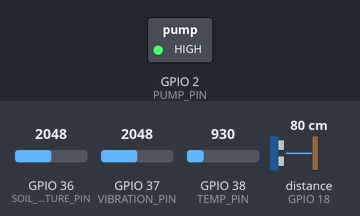
Recording of a sketch running on a simulated ESP32. On the bench: switched loads named in the sketch (green lamp = pin HIGH). Wiring (inferred from the names in the program): ultrasonic range finder: trigger GPIO 5; echo GPIO 18. The test bench sets the inputs (shaded band); at power-on: GPIO 36 (SOIL_MOISTURE_PIN) = 2048, GPIO 37 (VIBRATION_PIN) = 2048, GPIO 38 (TEMP_PIN) = 930, distance to the obstacle (sensor on GPIO 18) 80 cm. The echo pulse lasts 58.3 µs per cm; WiFi joins after 1.5 s; servers stay silent unless stated; uploads are accepted with an empty reply; pins used as bus, display or sensor lines are not drawn; what the sketch prints to the serial monitor is not drawn.

Above: at 6.8 s.
6.9 s: GPIO 36 (SOIL_MOISTURE_PIN) set to 535
8.5 s: GPIO 36 (SOIL_MOISTURE_PIN) set to 486
At 10.4 s:
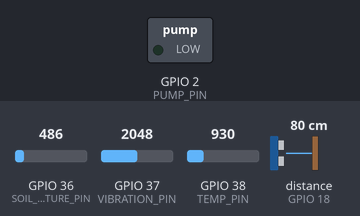
12.6 s: GPIO 37 (VIBRATION_PIN) set to 319
14.1 s: GPIO 37 (VIBRATION_PIN) set to 267
Timing chart, 0 to 17.1 s (numbered marks = the images above; inputs shaded):
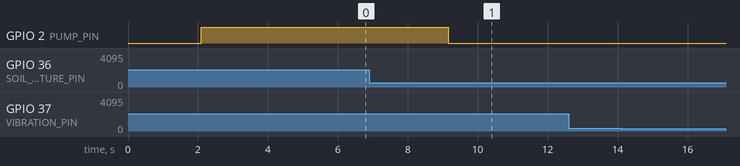

The sketch:

enhanced_arduino.ino
```cpp
#include <WiFi.h>
#include <HTTPClient.h>
#include <ArduinoJson.h>

// WiFi credentials - UPDATE THESE
const char* ssid = "YOUR_WIFI_SSID";
const char* password = "YOUR_WIFI_PASSWORD";

// API endpoint - UPDATE THIS
const char* serverURL = "http://your-nextjs-app.vercel.app/api/sensors";

// Pin definitions
const int TRIG_PIN = 5;
const int ECHO_PIN = 18;
const int SOIL_MOISTURE_PIN = A0;
const int VIBRATION_PIN = A1;
const int PUMP_PIN = 2;
const int TEMP_PIN = A2; // Optional temperature sensor

// Timing variables
unsigned long lastSensorRead = 0;
unsigned long lastAPICall = 0;
const unsigned long SENSOR_INTERVAL = 1000; // Read sensors every 1 second
const unsigned long API_INTERVAL = 5000;    // Send to API every 5 seconds

// Sensor variables
float currentDistance = 0;
int currentSoilMoistureRaw = 0;
float currentSoilMoisture = 0;
int currentVibrationValue = 0;
float currentTemperature = 25.0;
bool currentPumpStatus = false;

void setup() {
  // Initialize serial communication at 9600 baud
  Serial.begin(9600);

  // Initialize pins
  pinMode(TRIG_PIN, OUTPUT);
  pinMode(ECHO_PIN, INPUT);
  pinMode(PUMP_PIN, OUTPUT);
  digitalWrite(PUMP_PIN, LOW);

  // Connect to WiFi
  Serial.println("🌐 Connecting to WiFi...");
  WiFi.begin(ssid, password);

  int attempts = 0;
  while (WiFi.status() != WL_CONNECTED && attempts < 20) {
    delay(500);
    Serial.print(".");
    attempts++;
  }

  if (WiFi.status() == WL_CONNECTED) {
    Serial.println();
    Serial.println("✅ WiFi connected!");
    Serial.print("📡 IP address: ");
    Serial.println(WiFi.localIP());
  } else {
    Serial.println();
    Serial.println("❌ WiFi connection failed - continuing in offline mode");
  }

  Serial.println();
  Serial.println("🌍 Environmental Monitoring System Started");
  Serial.println("Serial Monitor: 9600 baud");
  Serial.println("==========================================");
  Serial.println();
}

void loop() {
  unsigned long currentTime = millis();

  // Read sensors every second
  if (currentTime - lastSensorRead >= SENSOR_INTERVAL) {
    readSensors();
    displaySensorData();
    controlPump();
    lastSensorRead = currentTime;
  }

  // Send to API every 5 seconds (if WiFi connected)
  if (WiFi.status() == WL_CONNECTED && currentTime - lastAPICall >= API_INTERVAL) {
    sendDataToAPI();
    lastAPICall = currentTime;
  }

  delay(100);
}

void readSensors() {
  // Read ultrasonic sensor (water level)
  currentDistance = readUltrasonicDistance();

  // Read soil moisture sensor
  currentSoilMoistureRaw = analogRead(SOIL_MOISTURE_PIN);
  // Apply your formula: P = 100 * (1 - v / 1023)
  currentSoilMoisture = 100.0 * (1.0 - (float)currentSoilMoistureRaw / 1023.0);

  // Read vibration sensor
  currentVibrationValue = analogRead(VIBRATION_PIN);

  // Read temperature (if sensor connected)
  int tempReading = analogRead(TEMP_PIN);
  currentTemperature = (tempReading * 5.0 / 1024.0 - 0.5) * 100.0; // LM35 formula
  if (currentTemperature < 0 || currentTemperature > 50) {
    currentTemperature = 25.0; // Default if no sensor
  }
}

void displaySensorData() {
  // Display formatted data on serial monitor (9600 baud)
  Serial.println("📊 SENSOR STATUS");
  Serial.println("--------------------------------");

  Serial.print("📏 Water Level Distance: ");
  Serial.print(currentDistance, 1);
  Serial.println(" cm");

  Serial.print("💧 Soil Moisture Raw: ");
  Serial.print(currentSoilMoistureRaw);
  Serial.print(" (0-1023) | Moisture: ");
  Serial.print(currentSoilMoisture, 1);
  Serial.println("%");

  Serial.print("🌍 Vibration Raw Value: ");
  Serial.print(currentVibrationValue);
  Serial.print(" (0-1024) | Alert: ");
  Serial.println(currentVibrationValue > 300 ? "⚠️ Detected" : "✅ Stable");

  Serial.print("🌡️ Temperature: ");
  Serial.print(currentTemperature, 1);
  Serial.println("°C");

  Serial.print("🔄 Pump Status: ");
  Serial.print(currentPumpStatus ? "ON" : "OFF");
  Serial.print(" | Moisture: ");
  Serial.print(currentSoilMoisture, 1);
  Serial.println("%");

  // Summary data line
  Serial.print("📋 SUMMARY DATA: ");
  Serial.print("Distance: ");
  Serial.print(currentDistance, 1);
  Serial.print("cm | Soil: ");
  Serial.print(currentSoilMoistureRaw);
  Serial.print("/1023 | Moisture: ");
  Serial.print(currentSoilMoisture, 1);
  Serial.print("% | Vibration: ");
  Serial.print(currentVibrationValue);
  Serial.print("/1024 | Pump: ");
  Serial.print(currentPumpStatus ? "ON" : "OFF");
  Serial.print(" | Temp: ");
  Serial.print(currentTemperature, 1);
  Serial.println("°C");

  Serial.println("================================");
  Serial.println();
}

void controlPump() {
  // Pump control logic based on moisture percentage
  if (currentSoilMoisture < 30.0 && !currentPumpStatus) {
    digitalWrite(PUMP_PIN, HIGH);
    currentPumpStatus = true;
    Serial.println("💧 PUMP ACTIVATED - Soil moisture low!");
  } else if (currentSoilMoisture > 50.0 && currentPumpStatus) {
    digitalWrite(PUMP_PIN, LOW);
    currentPumpStatus = false;
    Serial.println("🛑 PUMP DEACTIVATED - Soil moisture adequate");
  }
}

float readUltrasonicDistance() {
  digitalWrite(TRIG_PIN, LOW);
  delayMicroseconds(2);
  digitalWrite(TRIG_PIN, HIGH);
  delayMicroseconds(10);
  digitalWrite(TRIG_PIN, LOW);

  long duration = pulseIn(ECHO_PIN, HIGH, 30000); // 30ms timeout
  if (duration == 0) {
    return 999.0; // Error reading
  }

  float distance = duration * 0.034 / 2;
  return distance;
}

void sendDataToAPI() {
  if (WiFi.status() != WL_CONNECTED) {
    Serial.println("❌ WiFi not connected - skipping API call");
    return;
  }

  HTTPClient http;
  http.begin(serverURL);
  http.addHeader("Content-Type", "application/json");
  http.setTimeout(5000); // 5 second timeout

  // Create JSON payload
  DynamicJsonDocument doc(1024);
  doc["timestamp"] = millis();
  doc["distance"] = currentDistance;
  doc["soilMoistureRaw"] = currentSoilMoistureRaw;
  doc["soilMoisture"] = currentSoilMoisture;
  doc["vibrationValue"] = currentVibrationValue;
  doc["temperature"] = currentTemperature;
  doc["pumpStatus"] = currentPumpStatus;
  doc["deviceId"] = "arduino_env_monitor";

  String jsonString;
  serializeJson(doc, jsonString);

  Serial.println("📡 Sending data to API...");
  int httpResponseCode = http.POST(jsonString);

  if (httpResponseCode > 0) {
    String response = http.getString();
    Serial.println("✅ Data sent to API successfully");
    Serial.print("📥 Response Code: ");
    Serial.println(httpResponseCode);
  } else {
    Serial.print("❌ Error sending data - HTTP Code: ");
    Serial.println(httpResponseCode);
  }

  http.end();
}
```

Measured:
- the behaviour switches between 512 and 511 on GPIO 36 (SOIL_MOISTURE_PIN) (found by bisection; images 0 and 1)
- after the input at 6.9 s, every drawn part: stays the same
- after the input at 8.5 s, GPIO 2 (PUMP_PIN): HIGH → LOW after 0.66 s
- after the input at 12.6 s, every drawn part: stays the same
- after the input at 14.1 s, every drawn part: stays the same
